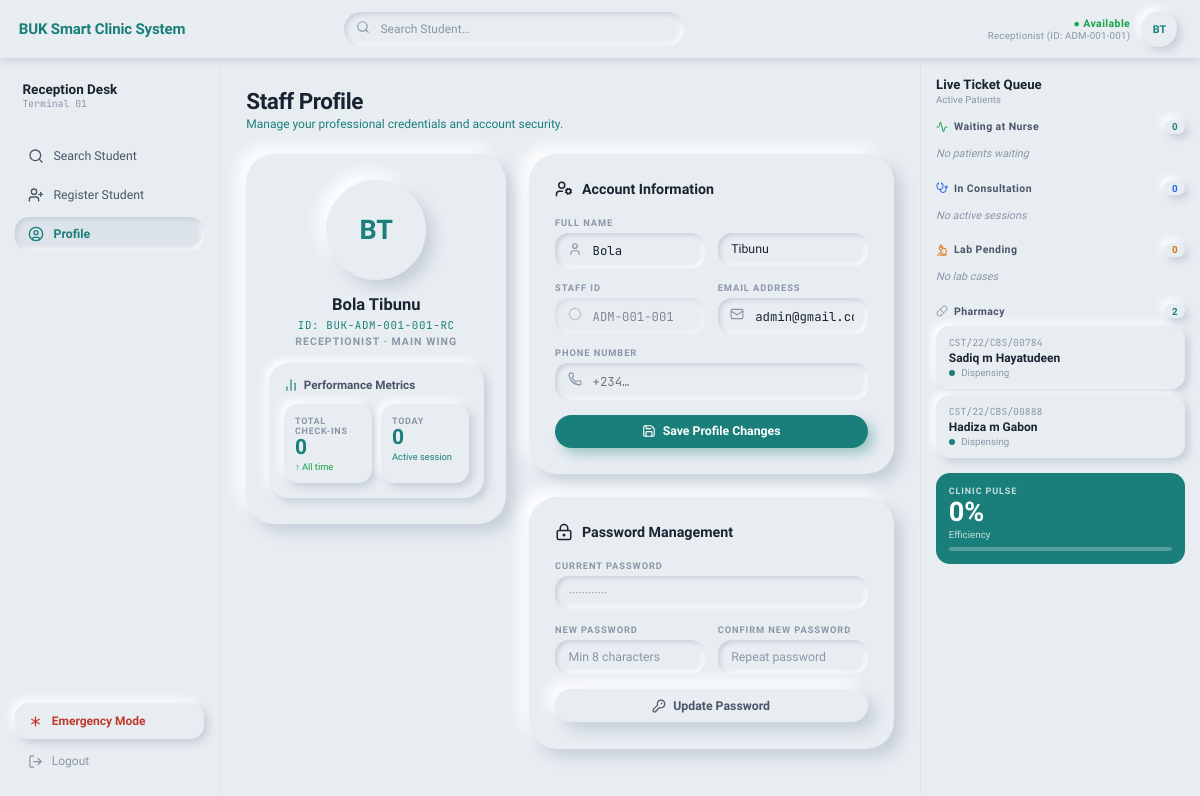
Before: /reception/profile/ (signed in) with the older database file.
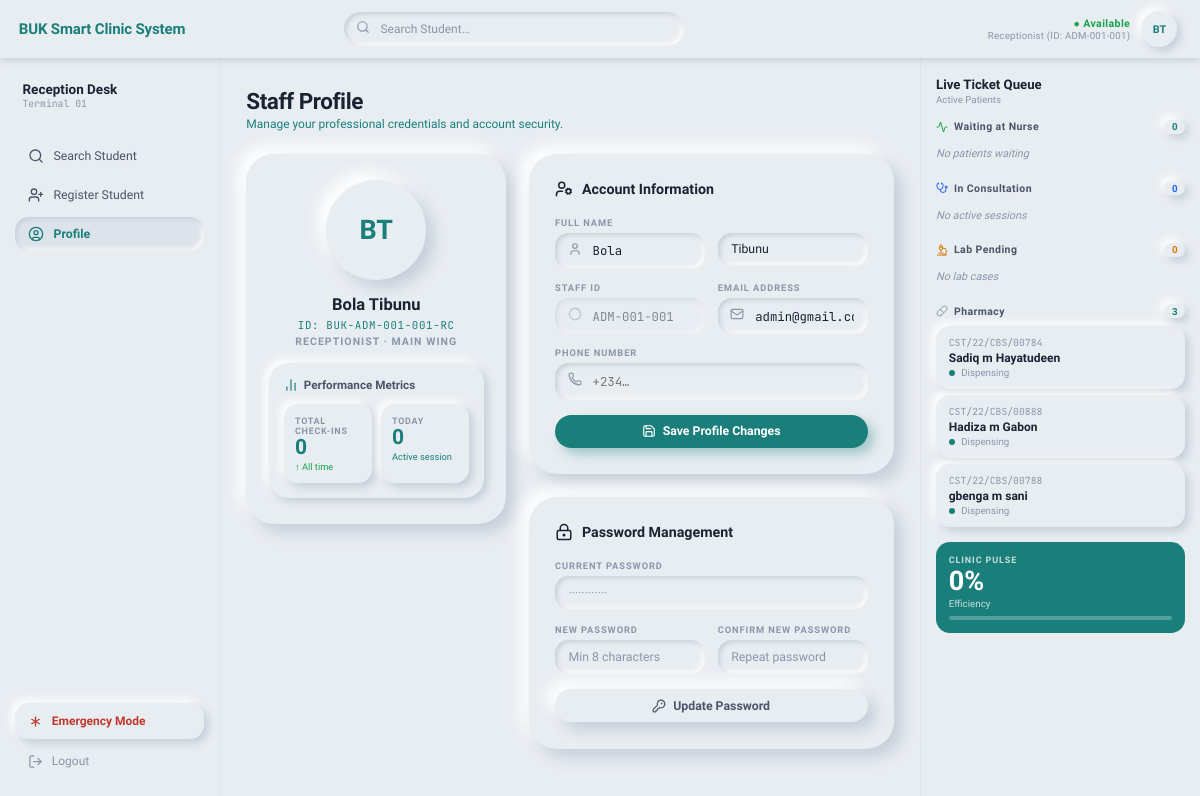
After: the same page with the newer database file.
### apps/clinic/models.py (models this page shows, shortened)
class Encounter(models.Model):
    class Status(models.TextChoices):
        RECEPTION    = "RECEPTION",    "Awaiting Vitals"
        TRIAGE       = "TRIAGE",       "Awaiting Consultation"
        CONSULTATION = "CONSULTATION", "With Doctor"
        LABORATORY   = "LAB",          "In Laboratory"
        PHARMACY     = "PHARMACY",     "Awaiting Medication"
        CLOSED       = "CLOSED",       "Completed"
        EMERGENCY    = "EMERGENCY",    "Emergency"
    class Priority(models.IntegerChoices):
        NORMAL    = 1, "Normal"
        URGENT    = 2, "Urgent"
        EMERGENCY = 3, "Emergency"
    patient  = models.ForeignKey(Patient, on_delete=models.CASCADE, related_name="encounters")
    visit_id = models.UUIDField(default=uuid.uuid4, editable=False, unique=True)
    status   = models.CharField(max_length=20, choices=Status.choices, default=Status.RECEPTION)
    priority = models.IntegerField(choices=Priority.choices, default=Priority.NORMAL)
    temperature    = models.DecimalField(max_digits=4, decimal_places=1, null=True, blank=True)
    weight         = models.DecimalField(max_digits=5, decimal_places=2, null=True, blank=True)
    blood_pressure = models.CharField(max_length=20, blank=True, null=True)
    heart_rate     = models.IntegerField(null=True, blank=True)
    spo2           = models.IntegerField(null=True, blank=True, help_text="Blood oxygen saturation %")
    triage_notes   = models.TextField(blank=True)
    chief_complaint = models.TextField(blank=True)
    clinical_notes  = models.TextField(blank=True)
    diagnosis       = models.TextField(blank=True)
    doctor_assigned = models.ForeignKey(
        settings.AUTH_USER_MODEL,
        on_delete=models.SET_NULL, null=True, blank=True,
        related_name="doctor_encounters",
        limit_choices_to={"role": "DOCTOR"},
    )
    checked_in_by = models.ForeignKey(
        settings.AUTH_USER_MODEL,
        on_delete=models.SET_NULL, null=True, blank=True,
        related_name="checkins_done",
    )
    created_at = models.DateTimeField(auto_now_add=True)
    closed_at  = models.DateTimeField(null=True, blank=True)
    class Meta:
        ordering = ["-priority", "created_at"]

class Patient(models.Model):
    GENDER_CHOICES = [("M", "Male"), ("F", "Female")]
    first_name    = models.CharField(max_length=255)
    middle_name   = models.CharField(max_length=255, blank=True)
    last_name     = models.CharField(max_length=255)
    reg_number    = models.CharField(max_length=30, unique=True)
    gender        = models.CharField(max_length=1, choices=GENDER_CHOICES, blank=True)
    date_of_birth = models.DateField(null=True, blank=True)
    clinic_code   = models.CharField(max_length=6, blank=True, unique=True)
    phone_number  = models.CharField(max_length=20, blank=True)
    email         = models.EmailField(blank=True)
    faculty    = models.CharField(max_length=100, blank=True)
    department = models.CharField(max_length=100, blank=True)
    level      = models.IntegerField(null=True, blank=True)
    address    = models.TextField(blank=True)
    blood_group     = models.CharField(max_length=5, blank=True)
    genotype        = models.CharField(max_length=5, blank=True)
    allergies       = models.TextField(blank=True)
    medical_history = models.TextField(blank=True)
    next_of_kin_name  = models.CharField(max_length=255, blank=True)
    next_of_kin_phone = models.CharField(max_length=20, blank=True)
    photo        = models.ImageField(upload_to="patients/photos/", null=True, blank=True)
    sif_document = models.FileField(
        upload_to="patients/sif/",
        null=True, blank=True,
        help_text="Student Information Form — PDF or image"
    )
    created_at = models.DateTimeField(auto_now_add=True)
    updated_at = models.DateTimeField(auto_now=True)
    class Meta:
        ordering = ["last_name", "first_name"]
    @property
    def full_name(self):
        parts = [self.first_name]
        if self.middle_name:
            parts.append(self.middle_name)
        parts.append(self.last_name)
        return " ".join(parts)

### apps/clinic/views.py (the view, shortened to what this page needs)
# urls.py: path("reception/profile/", views.profile_view, name="profile"),
@login_required(login_url="clinic:login")
def profile_view(request):
    if not _require_receptionist(request):
        raise PermissionDenied
    user = request.user
    profile_form = ReceptionistProfileForm(instance=user)
    password_form = PasswordChangeForm()
    profile_saved = False
    password_saved = False
    password_error = None
    ctx = _ctx(request)
    ctx.update(
        {
            "active_nav": "profile",
            "profile_form": profile_form,
            "password_form": password_form,
            "profile_saved": profile_saved,
            "password_saved": password_saved,
            "password_error": password_error,
            "checkins_today": Encounter.objects.filter(
                checked_in_by=user, created_at__date=timezone.now().date()
            ).count(),
            "checkins_total": Encounter.objects.filter(checked_in_by=user).count(),
        }
    )
    return render(request, "clinic/profile.html", ctx)

### apps/clinic/forms.py (shortened to what this page needs)
class ReceptionistProfileForm(forms.ModelForm):
    class Meta:
        model = User
        fields = ["first_name", "last_name", "email", "phone_number"]
    def __init__(self, *args, **kwargs):
        super().__init__(*args, **kwargs)
        for field in self.fields.values():
            field.required = False

class PasswordChangeForm(forms.Form):
    current_password = forms.CharField(widget=forms.PasswordInput)
    new_password = forms.CharField(widget=forms.PasswordInput, min_length=8)
    confirm_password = forms.CharField(widget=forms.PasswordInput)

### apps/clinic/views.py (called while the page is built)
def _require_receptionist(request):
    if not request.user.is_authenticated:
        return False
    role = getattr(request.user, "role", "")
    return role in ("RECEPTIONIST", "ADMIN")

def _recent_encounters():
    today = timezone.now().date()
    return (
        Encounter.objects.select_related("patient")
        .filter(created_at__date=today)
        .exclude(status=Encounter.Status.CLOSED)
        .order_by("-priority", "created_at")[:15]
    )

def _ctx(request):
    return {
        "queue_stats": _queue_stats(),
        "recent_encounters": _recent_encounters(),
        "today": timezone.now().date(),
    }

### apps/clinic/templates/clinic/profile.html (shortened to what the changed rows need)
{% extends "clinic/base.html" %}
{% block content %}
<div style="margin-bottom:1.5rem;">
  <h1 style="font-size:1.5rem;font-weight:800;color:var(--text-1);letter-spacing:-0.02em;">Staff Profile</h1>
</div>
{% endblock %}

### apps/clinic/templates/clinic/partials/queue_stats.html (shortened to what this page needs)
<div class="qs-header">
  <span class="qs-label">
    <i data-lucide="activity" style="width:12px;height:12px;color:var(--green);"></i>
    Waiting at Nurse
  </span>
  <span class="qs-count">{{ queue_stats.waiting_nurse }}</span>
</div>
{% with nurse_queue=recent_encounters %}
{% if queue_stats.waiting_nurse == 0 %}
<div class="no-active">No patients waiting</div>
{% endif %}
{% endwith %}
<div class="qs-header" style="margin-top:1rem;">
  <span class="qs-label">
    <i data-lucide="stethoscope" style="width:12px;height:12px;color:var(--blue);"></i>
    In Consultation
  </span>
  <span class="qs-count" style="color:var(--blue);">{{ queue_stats.with_doctor }}</span>
</div>
{% if queue_stats.with_doctor == 0 %}
<div class="no-active">No active sessions</div>
{% endif %}
<div class="qs-header" style="margin-top:1rem;">
  <span class="qs-label">
    <i data-lucide="microscope" style="width:12px;height:12px;color:var(--amber);"></i>
    Lab Pending
  </span>
  <span class="qs-count" style="color:var(--amber);">{{ queue_stats.in_lab }}</span>
</div>
{% if queue_stats.in_lab == 0 %}
<div class="no-active">No lab cases</div>
{% endif %}
<div class="qs-header" style="margin-top:1rem;">
  <span class="qs-label">
    <i data-lucide="pill" style="width:12px;height:12px;color:var(--text-3);"></i>
    Pharmacy
  </span>
  <span class="qs-count">{{ queue_stats.at_pharmacy }}</span>
</div>
{% for enc in recent_encounters %}
{% if enc.status == 'PHARMACY' %}
<div class="queue-ticket">
  <div class="qt-reg">{{ enc.patient.reg_number }}</div>
  <div class="qt-name">{{ enc.patient.full_name }}</div>
  <div class="qt-meta">
    <span class="qt-dot dot-teal"></span>
    Dispensing
  </div>
</div>
{% endif %}
{% endfor %}
{% with total=queue_stats.waiting_nurse|add:queue_stats.with_doctor|add:queue_stats.in_lab|add:queue_stats.at_pharmacy %}
<div class="clinic-pulse-card" style="margin-top:1rem;">
  <div class="cp-label">Clinic Pulse</div>
  {% if total == 0 %}
  <div class="cp-val">Idle</div>
  <div class="cp-sub">Queue clear</div>
  {% elif total < 10 %}
  <div class="cp-val">{{ queue_stats.with_doctor|add:queue_stats.closed_today }}%</div>
  <div class="cp-sub">Efficiency</div>
  {% else %}
  <div class="cp-val">{{ total }}</div>
  <div class="cp-sub">Total active</div>
  {% endif %}
  <div class="cp-bar">
  </div>
</div>
{% endwith %}

Changed rows visible on the page:
now on this page (row edited): Encounter: patient.reg_number "CST/22/CBS/00788", patient.full_name "gbenga m sani"
Other visible differences:
{{ queue_stats.at_pharmacy }}: "2" → "3"
